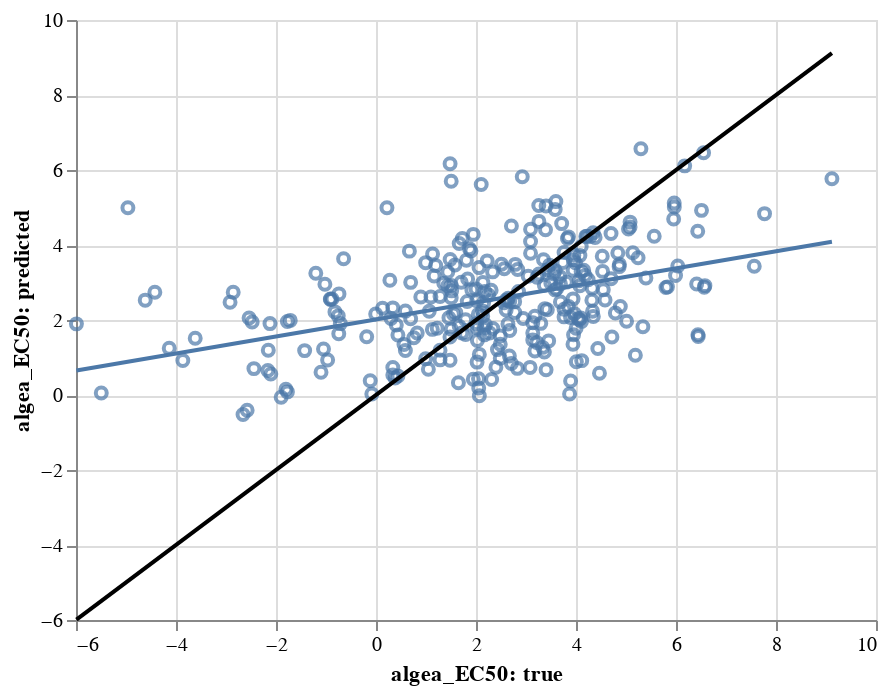

This figure's notebook cell:
### Code cell
big_model.visualize('pair_predict', dataset_test, untransform=False, task='algea_EC50')

### Figure 1 — Vega-Lite specification as saved in the notebook (floating-point values rounded to 4 significant figures; data arrays with more than 128 entries replaced by an {"elided": "..."} marker saying what was removed)
{"config": {"view": {"continuousWidth": 400, "continuousHeight": 300}}, "layer": [{"mark": "point", "encoding": {"x": {"type": "quantitative", "field": "algea_EC50: true", "scale": {"zero": false}}, "y": {"type": "quantitative", "field": "algea_EC50: predicted", "scale": {"zero": false}}}}, {"mark": "line", "encoding": {"x": {"type": "quantitative", "field": "algea_EC50: true", "scale": {"zero": false}}, "y": {"type": "quantitative", "field": "algea_EC50: predicted", "scale": {"zero": false}}}, "transform": [{"on": "algea_EC50: true", "regression": "algea_EC50: predicted"}]}, {"data": {"name": "data-22384c10de98f097f988368590f74f88"}, "mark": {"type": "line", "color": "black"}, "encoding": {"x": {"type": "quantitative", "field": "algea_EC50: true"}, "y": {"type": "quantitative", "field": "algea_EC50: predicted"}}}], "data": {"name": "data-37b4690182ed94c0ac9cb8ff52ab38f6"}, "$schema": "https://vega.github.io/schema/vega-lite/v4.8.1.json", "datasets": {"data-37b4690182ed94c0ac9cb8ff52ab38f6": {"elided": "288 records"}, "data-22384c10de98f097f988368590f74f88": [{"algea_EC50: true": -5.991, "algea_EC50: predicted": -5.991}, {"algea_EC50: true": 9.118, "algea_EC50: predicted": 9.118}]}}
